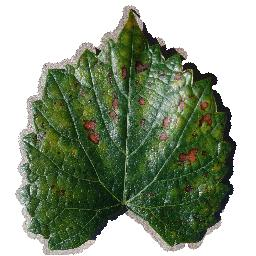
#> input picture goinfre/test.JPG, 256 x 256 px
$ python Augmentation.py ../goinfre/test.JPG
#> lines starting #> are read from the running program, lines starting #| are printed output that depends on the picture
import os
import matplotlib.pyplot as plt
from PIL import Image, ImageOps, ImageFilter, ImageEnhance
from sys import argv


def save_in(file_path, img, _type):
    filepath_split = os.path.splitext(file_path)
    new_path = filepath_split[0] + _type + filepath_split[1]
    img.save(new_path)


def rotating_img(img, file_path):
    rotated_img = img.rotate(30, fillcolor="#FFFFFF")
    save_in(file_path, rotated_img, "_rotated")
    return rotated_img


def fliping_img(img, file_path):
    flipped_img = ImageOps.flip(img)
    save_in(file_path, flipped_img, "_fliped")
    return flipped_img


def bluring_img(img, file_path):
    blur_img = img.filter(ImageFilter.BLUR)
    save_in(file_path, blur_img, "_blured")
    return blur_img


def scaling_img(img, file_path):
    w, h = img.size
    zoom2 = 5
    img_crop = img.crop(((w // 2) - w / zoom2, (h // 2) - h / zoom2,
                         (w // 2) + w / zoom2, (h // 2) + h / zoom2))
    img_zoomed = img_crop.resize((w, h), Image.LANCZOS)
    save_in(file_path, img_zoomed, "_scaled")
    return img_zoomed


def increase_contrast(img, file_path):
    contr_img = ImageEnhance.Contrast(img).enhance(1.5)
    save_in(file_path, contr_img, "_contrasted")
    return contr_img


def illuminating_img(img, file_path):

    bright_img = ImageEnhance.Brightness(img).enhance(1.5)
    save_in(file_path, bright_img, "_illuminated")
    return bright_img


def close_all(img, rot_img, flip_img,
              blur_img, illum_img, contr_img, zoom_img):
    img.close()
    rot_img.close()
    flip_img.close()
    blur_img.close()
    illum_img.close()
    contr_img.close()
    zoom_img.close()


def plot_img(img, filename, rot_img, flip_img,
             blur_img, illum_img, contr_img, scal_img):
    fig = plt.figure(figsize=(15, 2))
    fig.add_subplot(1, 7, 1)
    plt.imshow(img)
    plt.axis('off')
    plt.title("Original")
    fig.add_subplot(1, 7, 3)
    plt.imshow(rot_img)
    plt.axis('off')
    plt.title("Rotation")
    fig.add_subplot(1, 7, 4)
    plt.imshow(flip_img)
    plt.axis('off')
    plt.title("Flip")
    fig.add_subplot(1, 7, 2)
    plt.imshow(blur_img)
    plt.axis('off')
    plt.title("Blur")
    fig.add_subplot(1, 7, 5)
    plt.imshow(illum_img)
    plt.axis('off')
    plt.title("Illumination")
    fig.add_subplot(1, 7, 6)
    plt.imshow(contr_img)
    plt.axis('off')
    plt.title("Contrast")
    fig.add_subplot(1, 7, 7)
    plt.imshow(scal_img)
    plt.axis('off')
    plt.title("Scaling")
    plt.tight_layout()
    manager = plt.get_current_fig_manager()
    manager.set_window_title("Augmentation for " + filename)
    plt.show()
    close_all(img, rot_img, flip_img, blur_img, illum_img, contr_img, scal_img)


def augment_images(filename, show):
    img = Image.open(filename)
    rot_img = rotating_img(img, filename)
    flip_img = fliping_img(img, filename)
    blur_img = bluring_img(img, filename)
    illum_img = illuminating_img(img, filename)
    scal_img = scaling_img(img, filename)
    contr_img = increase_contrast(img, filename)
    if show:
        plot_img(img, filename, rot_img, flip_img,
                 blur_img, illum_img, contr_img, scal_img)
    close_all(img, rot_img, flip_img, blur_img, illum_img, contr_img, scal_img)


def main():
    try:
        assert len(argv) == 2, "Please enter a file path as parametter"
        assert os.path.isfile(argv[1]), "Please enter a file as parametter"
        print(os.path.dirname(argv[1]))
        augment_images(argv[1], True)
#> in augment_images, img is the input picture: PIL image 256x256 RGB; mean R, G, B 147.1, 159.1, 138.1
#> in rotating_img, `rotated_img = img.rotate(30, fillcolor="#FFFFFF")`:
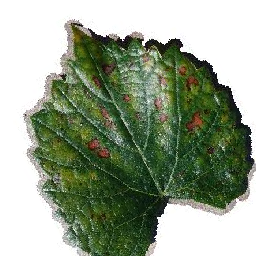
#> rotated_img: PIL image 256x256 RGB; mean R, G, B 149.2, 161, 140.2
#> in fliping_img, `flipped_img = ImageOps.flip(img)`:
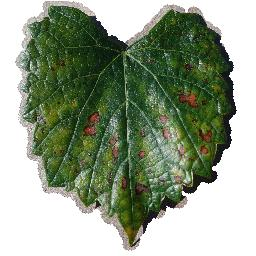
#> flipped_img: PIL image 256x256 RGB; mean R, G, B 147.1, 159.1, 138.1
#> in bluring_img, `blur_img = img.filter(ImageFilter.BLUR)`:
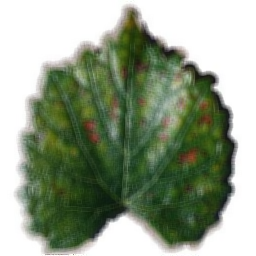
#> blur_img: PIL image 256x256 RGB; mean R, G, B 147.2, 159.2, 138.1
#> in illuminating_img, `bright_img = ImageEnhance.Brightness(img).enhance(1.5)`:
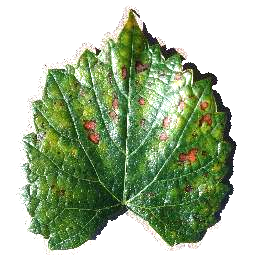
#> bright_img: PIL image 256x256 RGB; mean R, G, B 167.3, 185, 154.3
#> in scaling_img, `img_crop = img.crop(((w // 2) - w / zoom2, (h // 2) - h / zoom2, (w //..`:
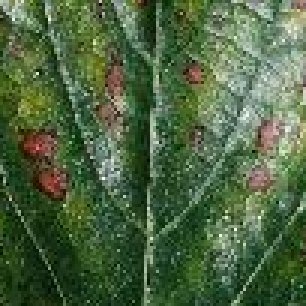
#> img_crop: PIL image 102x102 RGB (shown 3 times larger); mean R, G, B 77.2, 101, 65.2
#> in scaling_img, `img_zoomed = img_crop.resize((w, h), Image.LANCZOS)`:
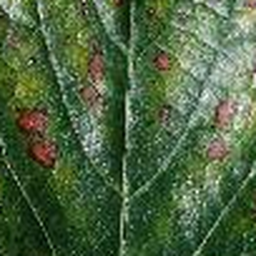
#> img_zoomed: PIL image 256x256 RGB; mean R, G, B 77.2, 101, 65.2
#> in increase_contrast, `contr_img = ImageEnhance.Contrast(img).enhance(1.5)`:
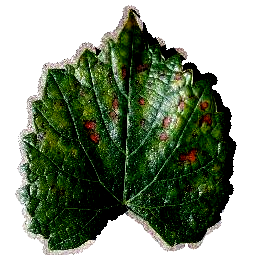
#> contr_img: PIL image 256x256 RGB; mean R, G, B 131.5, 143.6, 124.3
    except Exception as err:
        print("Error: ", err)
        return 1


if (__name__ == "__main__"):
    main()
